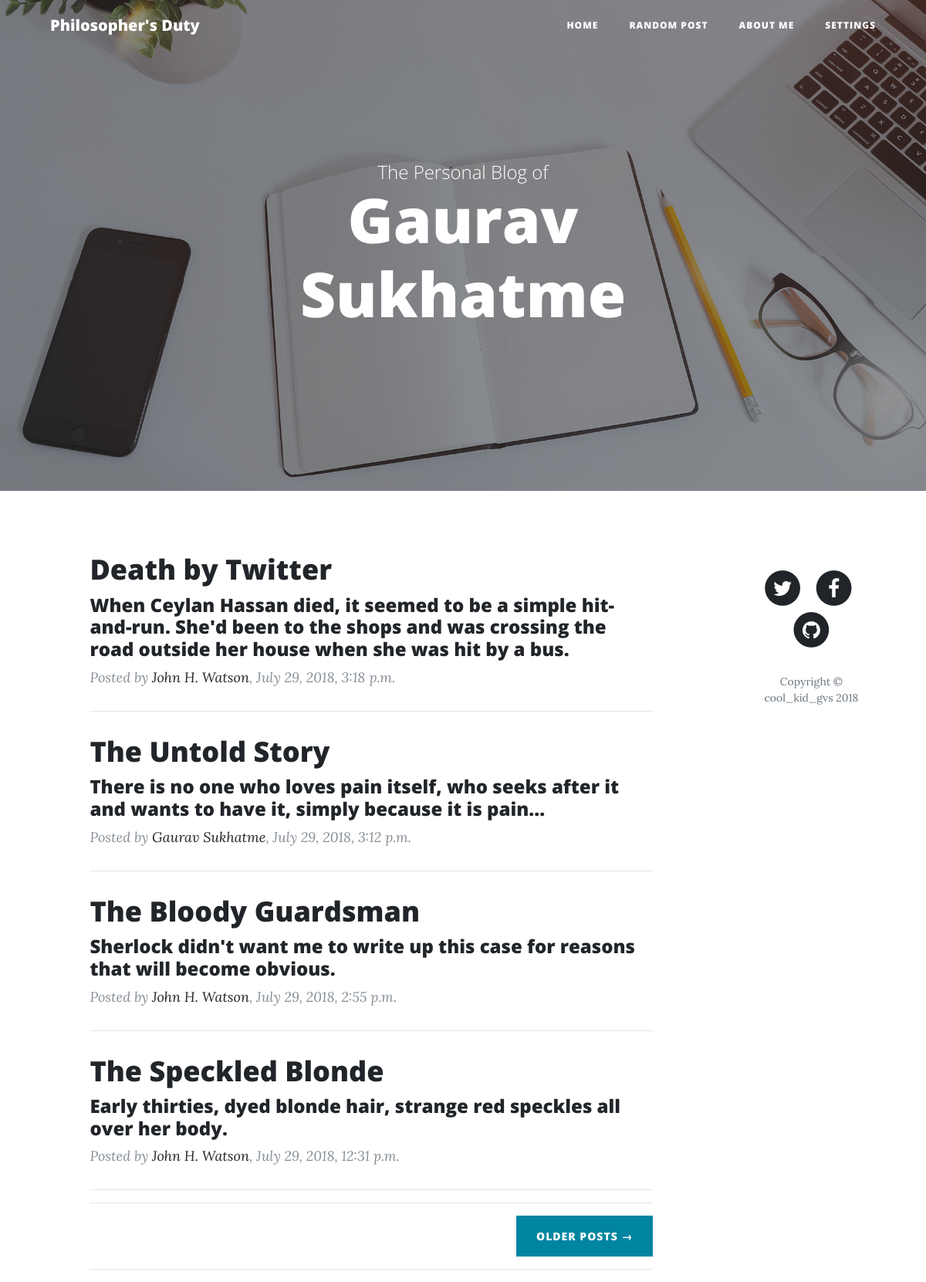
The page / on the database its author committed.
### blog/models.py (models this page shows, shortened)
class Post(models.Model):
    title = models.CharField(max_length=255)
    slug = models.SlugField(max_length=255, unique=True)
    summary = models.CharField(max_length=300)
    content = models.TextField()
    published = models.BooleanField(default=True)
    created = models.DateTimeField(auto_now_add=True)
    writer = models.CharField(max_length=255)
    image = models.ImageField(upload_to='img')
    class Meta:
        ordering = ['-created']

### blog/views.py (the view)
# urls.py: path('', blog_views.index),
def index(request):
    posts = Post.objects.all()
    return render(request, 'index.html', {'posts': posts})

### blog/templates/index.html (shortened to what this page needs)
{% extends 'main_layout.html' %}
{% block content %}
    <header class="masthead" style="background-image: url('../static/img/home-bg.jpg')">
      <div class="overlay"></div>
      <div class="container">
        <div class="row">
          <div class="col-lg-8 col-md-10 mx-auto">
            <div class="site-heading">
              <span class="subheading">The Personal Blog of</span>
              <h1>Gaurav Sukhatme</h1>
            </div>
          </div>
        </div>
      </div>
    </header>
    <div class="container">
      <div class="row">
        <div class="col-lg-8 col-md-10 mx-auto">
          {% for post in posts %}
                <div class="post-preview">
                <a href="/post/{{post.slug}}">
                  <h2 class="post-title">
                    {{ post.title }}
                  </h2>
                </a>
                  <h4 class="post-subtitle">
                    {{ post.summary }}
                  </h4>
                <p class="post-meta">Posted by
                  <a href="#">{{post.writer}}</a>,
                     {{post.created}}</p>
                <hr>
          {% endfor %}
          </div>
          </div>
          <hr>
          <div class="clearfix">
            <a class="btn btn-primary float-right" href="#">Older Posts &rarr;</a>
          </div>
        </div>
      </div>
    <hr>
{% endblock %}

### blog/templates/main_layout.html (shortened to what this page needs)
<!DOCTYPE html>
<html lang="en">
<head>
    {% load bootstrap4 %}
    {% bootstrap_css %}
    <link href="../static/vendor/font-awesome/css/font-awesome.min.css" rel="stylesheet" type="text/css">
    {% load static %}
    <link rel="stylesheet" type="text/css" href="{% static 'css/style.css' %}">
    <link href="../static/css/clean-blog.min.css" rel="stylesheet">
</head>
<body>
<nav class="navbar navbar-expand-lg navbar-light fixed-top" id="mainNav">
  <div class="container">
    <a class="navbar-brand" href="index.html">Philosopher's Duty</a>
    <div class="collapse navbar-collapse" id="navbarResponsive">
      <ul class="navbar-nav ml-auto">
        <li class="nav-item">
          <a class="nav-link active" href="/">Home</a>
        </li>
        <li class="nav-item">
          <a class="nav-link" href="random/">Random Post</a>
        </li>
        <li class="nav-item">
          <a class="nav-link" href="about/">About Me</a>
        </li>
        <li class="nav-item">
          <a class="nav-link" href="#">Settings</a>
        </li>
      </ul>
    </div>
  </div>
</nav>
<div id="content">
    {% block content %}{% endblock %}
</div>
<footer>
  <div class="container">
    <div class="row">
      <div class="col-lg-8 col-md-10 mx-auto">
        <ul class="list-inline text-center">
          <li class="list-inline-item">
            <a target="_blank" href="https://twitter.com/cool_kid_gvs">
              <span class="fa-stack fa-lg">
                <i class="fa fa-circle fa-stack-2x"></i>
                <i class="fa fa-twitter fa-stack-1x fa-inverse"></i>
              </span>
            </a>
          </li>
          <li class="list-inline-item">
            <a target="_blank" href="https://www.facebook.com/gauravsukhatme">
              <span class="fa-stack fa-lg">
                <i class="fa fa-circle fa-stack-2x"></i>
                <i class="fa fa-facebook fa-stack-1x fa-inverse"></i>
              </span>
            </a>
          </li>
          <li class="list-inline-item">
            <a target="_blank" href="https://github.com/cool-kid-gvs">
              <span class="fa-stack fa-lg">
                <i class="fa fa-circle fa-stack-2x"></i>
                <i class="fa fa-github fa-stack-1x fa-inverse"></i>
              </span>
            </a>
          </li>
        </ul>
        <p class="copyright text-muted">Copyright &copy; cool_kid_gvs 2018</p>
      </div>
    </div>
  </div>
</footer>
</body>
</html>

### rows shown on the page
Post: title "Death by Twitter", summary "When Ceylan Hassan died, it seemed to be a simple hit-and-run. She'd been to the shops and was crossing the road outside her house when she was hit by a bus.", writer "John H. Watson", created "July 29, 2018, 3:18 p.m."
Post: title "The Untold Story", summary "There is no one who loves pain itself, who seeks after it and wants to have it, simply because it is pain...", writer "Gaurav Sukhatme", created "July 29, 2018, 3:12 p.m."
Post: title "The Bloody Guardsman", summary "Sherlock didn't want me to write up this case for reasons that will become obvious.", writer "John H. Watson", created "July 29, 2018, 2:55 p.m."
Post: title "The Speckled Blonde", summary "Early thirties, dyed blonde hair, strange red speckles all over her body.", writer "John H. Watson", created "July 29, 2018, 12:31 p.m."
